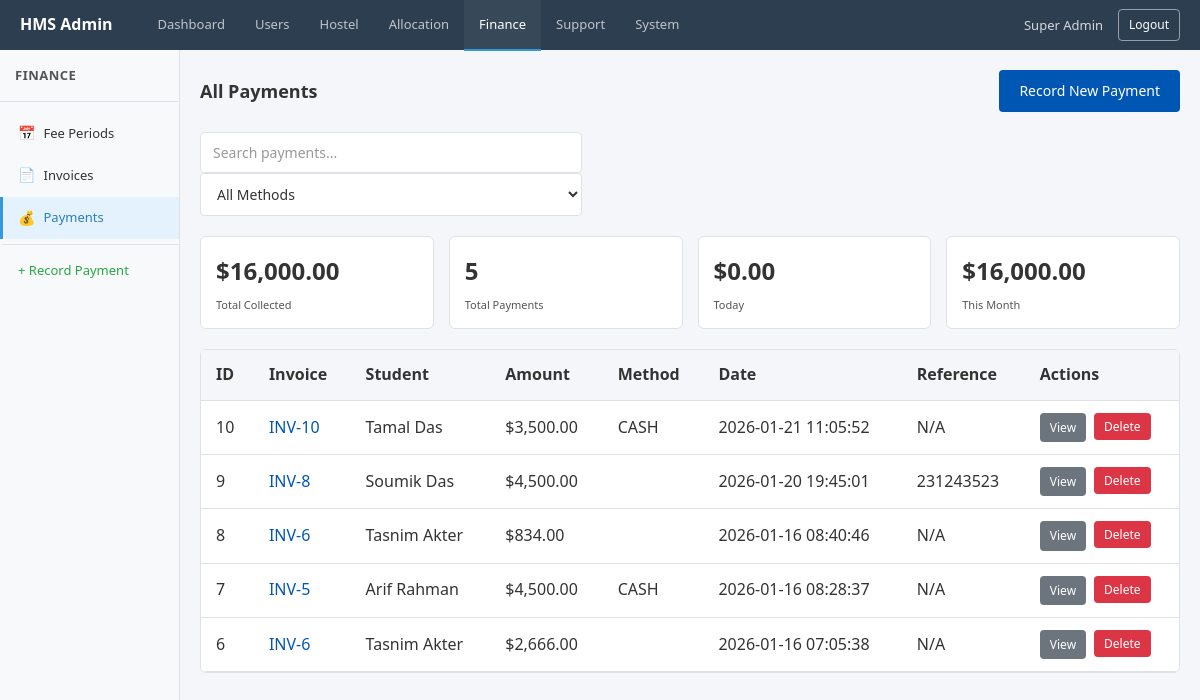
Page /index.php?page=admin_payments (signed in) on the committed database.
### tables this page shows
CREATE TABLE `payments` (
  `id` bigint UNSIGNED NOT NULL,
  `invoice_id` bigint UNSIGNED NOT NULL,
  `amount_paid` decimal(10,2) NOT NULL,
  `method` enum('CASH','BKASH','BANK','OTHER') NOT NULL,
  `reference_no` varchar(120) DEFAULT NULL,
  `recorded_by_user_id` bigint UNSIGNED NOT NULL,
  `paid_at` datetime NOT NULL DEFAULT CURRENT_TIMESTAMP
);

CREATE TABLE `users` (
  `id` bigint UNSIGNED NOT NULL,
  `name` varchar(100) NOT NULL,
  `email` varchar(191) NOT NULL,
  `phone` varchar(30) DEFAULT NULL,
  `password_hash` varchar(255) NOT NULL,
  `status` enum('ACTIVE','INACTIVE','LOCKED') NOT NULL DEFAULT 'ACTIVE',
  `created_at` datetime NOT NULL DEFAULT CURRENT_TIMESTAMP,
  `updated_at` datetime NOT NULL DEFAULT CURRENT_TIMESTAMP ON UPDATE CURRENT_TIMESTAMP,
  `last_login_at` datetime DEFAULT NULL
);

### app/Controllers/Admin/AdminPaymentController.php (called while the page is built, shortened)
<?php
require_once __DIR__ . '/../../Models/AdminModel.php';
$action = isset($_GET['action']) ? $_GET['action'] : 'payments';
$data = [];
if ($action === 'add') {
    $pageTitle = 'Record Payment';
    $data['invoices'] = getAllInvoices();
} elseif ($action === 'view') {
    $id = (int)$_GET['id'];
    $data['payment'] = getPaymentById($id);
    $pageTitle = 'View Payment';
} else {
    $data['payments'] = getAllPayments();
    $data['stats'] = getPaymentStats();
}
require_once __DIR__ . '/../../Views/Admin/PaymentView.php';

### app/Models/AdminModel.php (called while the page is built, shortened)
<?php
function getAllPayments() {
    $conn = dbConnect();
    $sql = "SELECT p.*, si.amount_due, u.name as student_name, r.name as recorder_name
            FROM payments p
            JOIN student_invoices si ON p.invoice_id = si.id
            JOIN users u ON si.student_user_id = u.id
            JOIN users r ON p.recorded_by_user_id = r.id
            ORDER BY p.id DESC";
    $result = mysqli_query($conn, $sql);
    $payments = mysqli_fetch_all($result, MYSQLI_ASSOC);
    return $payments;
}
function getPaymentStats() {
    $conn = dbConnect();
    $sql = "SELECT COALESCE(SUM(amount_paid), 0) as total_collected, COUNT(*) as total_payments FROM payments";
    $result = mysqli_query($conn, $sql);
    $totals = mysqli_fetch_assoc($result);
    $sql = "SELECT COALESCE(SUM(amount_paid), 0) as today_collected FROM payments WHERE DATE(paid_at) = CURDATE()";
    $result = mysqli_query($conn, $sql);
    $today = mysqli_fetch_assoc($result);
    $sql = "SELECT COALESCE(SUM(amount_paid), 0) as this_month FROM payments WHERE YEAR(paid_at) = YEAR(CURDATE()) AND MONTH(paid_at) = MONTH(CURDATE())";
    $result = mysqli_query($conn, $sql);
    $month = mysqli_fetch_assoc($result);
    return [
        'total_collected' => (float)$totals['total_collected'],
        'total_payments' => (int)$totals['total_payments'],
        'today_collected' => (float)$today['today_collected'],
        'this_month' => (float)$month['this_month']
    ];
}

### app/Views/Admin/PaymentView.php (the view, shortened to what this page needs)
<!DOCTYPE html>
<html lang="en">
<head>
    <link rel="stylesheet" href="public/assets/css/style.css">
    <link rel="stylesheet" href="app/Views/Admin/css/admin.css">
    <link rel="stylesheet" href="app/Views/Admin/css/common.css">
</head>
<body>
    <?php include __DIR__ . '/partials/header.php'; ?>
    <div class="admin-layout">
        <?php include __DIR__ . '/partials/sidebar.php'; ?>
        <main class="admin-main">
            <div class="admin-content">
                <?php if ($action === 'add'): ?>
                    <div class="breadcrumb">
                        <a href="index.php?page=admin_payments">Payments</a>
                        <span>/</span>
                        <span class="current">Record New Payment</span>
                    </div>
                    <div class="form-card">
                        <h3>Record Payment</h3>
                        <form action="index.php?page=admin_payments" method="POST" id="paymentForm">
                            <input type="hidden" name="form_action" value="record_payment">
                            <div class="form-group">
                                <label for="invoice_id">Invoice <span class="required">*</span></label>
                                <select id="invoice_id" name="invoice_id" class="form-control" required>
                                    <option value="" data-due="0" data-paid="0">Select Invoice</option>
                                    <?php if (!empty($data['invoices'])): ?>
                                        <?php foreach ($data['invoices'] as $invoice):
                                            $amountDue = (float)($invoice['amount_due'] ?? 0);
                                            $paidAmount = (float)($invoice['paid_amount'] ?? 0);
                                            $balance = $amountDue - $paidAmount;
                                            if ($invoice['status'] === 'PAID') continue;
                                        ?>
                                            <option value="<?php echo (int)$invoice['id']; ?>"
                                                    data-due="<?php echo $amountDue; ?>"
                                                    data-paid="<?php echo $paidAmount; ?>"
                                                    data-balance="<?php echo $balance; ?>"
                                                    <?php echo (isset($_GET['invoice_id']) && $_GET['invoice_id'] == $invoice['id']) ? 'selected' : ''; ?>>
                                                INV-<?php echo $invoice['id']; ?> -
                                                <?php echo htmlspecialchars($invoice['student_name']); ?>
                                                <?php if (!empty($invoice['student_id_number'])): ?>
                                                    (<?php echo htmlspecialchars($invoice['student_id_number']); ?>)
                                                <?php endif; ?>
                                                - Due: $<?php echo number_format($amountDue, 2); ?>
                                                | Balance: $<?php echo number_format($balance, 2); ?>
                                                [<?php echo htmlspecialchars($invoice['status'] ?? ''); ?>]
                                            </option>
                                        <?php endforeach; ?>
                                    <?php endif; ?>
                                </select>
                                <span class="form-hint">Only unpaid and partially paid invoices are shown</span>
                            </div>
                            <div id="invoiceSummary" class="alert alert-info" style="display: none; margin-bottom: 15px;">
                                <strong>Invoice Summary:</strong><br>
                                Total Due: $<span id="summaryDue">0.00</span> |
                                Already Paid: $<span id="summaryPaid">0.00</span> |
                                <strong>Balance: $<span id="summaryBalance">0.00</span></strong>
                            </div>
                            <div class="form-group">
                                <label>Payment Type <span class="required">*</span></label>
                                <div class="radio-group" style="display: flex; gap: 20px; margin-top: 5px;">
                                    <label style="display: flex; align-items: center; gap: 5px; cursor: pointer;">
                                        <input type="radio" name="payment_type" value="full" id="paymentTypeFull" checked>
                                        <span>Full Payment (Pay Remaining Balance)</span>
                                    </label>
                                    <label style="display: flex; align-items: center; gap: 5px; cursor: pointer;">
                                        <input type="radio" name="payment_type" value="partial" id="paymentTypePartial">
                                        <span>Partial Payment</span>
                                    </label>
                                </div>
                            </div>
                            <div class="form-row">
                                <div class="form-group">
                                    <label for="amount_paid">Amount <span class="required">*</span></label>
                                    <input type="number" id="amount_paid" name="amount_paid" class="form-control" required step="0.01" min="0.01" readonly>
                                    <span class="form-hint" id="amountHint">Select an invoice first</span>
                                </div>
                                <div class="form-group">
                                    <label for="payment_date">Payment Date</label>
                                    <input type="date" id="payment_date" name="payment_date" class="form-control" value="<?php echo date('Y-m-d'); ?>">
                                </div>
                            </div>
                            <div class="form-row">
                                <div class="form-group">
                                    <label for="method">Payment Method <span class="required">*</span></label>
                                    <select id="method" name="method" class="form-control" required>
                                        <option value="">Select Method</option>
                                        <option value="CASH">Cash</option>
                                        <option value="BANK_TRANSFER">Bank Transfer</option>
                                        <option value="CARD">Card</option>
                                        <option value="CHEQUE">Cheque</option>
                                        <option value="ONLINE">Online Payment</option>
                                    </select>
                                </div>
                                <div class="form-group">
                                    <label for="reference_no">Reference Number</label>
                                    <input type="text" id="reference_no" name="reference_no" class="form-control" placeholder="Transaction/Receipt No.">
                                </div>
                            </div>
                            <div class="form-group">
                                <label for="remarks">Remarks</label>
                                <textarea id="remarks" name="remarks" class="form-control" rows="3"></textarea>
                            </div>
                            <div class="form-actions">
                                <button type="submit" class="btn btn-primary" id="submitBtn" disabled>Record Payment</button>
                                <a href="index.php?page=admin_payments" class="btn btn-secondary">Cancel</a>
                            </div>
                        </form>
                    </div>
                <?php else: ?>
                    <div class="page-header">
                        <h2>All Payments</h2>
                        <a href="index.php?page=admin_payments&action=add" class="btn btn-primary">Record New Payment</a>
                    </div>
                    <div class="filter-bar">
                        <div class="filter-form">
                            <input type="text" id="paymentSearch" class="form-control" placeholder="Search payments..." data-table-search="paymentsTable">
                            <select id="methodFilter" class="form-control" data-filter-table="paymentsTable" data-filter-column="4">
                                <option value="">All Methods</option>
                            </select>
                        </div>
                    </div>
                    <div class="stats-grid" style="margin-bottom: 20px;">
                        <div class="stat-card">
                            <div class="stat-value">$<?php echo number_format((float)($data['stats']['total_collected'] ?? 0), 2); ?></div>
                            <div class="stat-label">Total Collected</div>
                        </div>
                        <div class="stat-card">
                            <div class="stat-value"><?php echo (int)($data['stats']['total_payments'] ?? 0); ?></div>
                            <div class="stat-label">Total Payments</div>
                        </div>
                        <div class="stat-card">
                            <div class="stat-value">$<?php echo number_format((float)($data['stats']['today_collected'] ?? 0), 2); ?></div>
                            <div class="stat-label">Today</div>
                        </div>
                        <div class="stat-card">
                            <div class="stat-value">$<?php echo number_format((float)($data['stats']['this_month'] ?? 0), 2); ?></div>
                            <div class="stat-label">This Month</div>
                        </div>
                    </div>
                    <div class="table-card">
                        <div class="table-responsive">
                            <table class="table" id="paymentsTable">
                                <thead>
                                    <tr>
                                        <th>ID</th>
                                        <th>Invoice</th>
                                        <th>Student</th>
                                        <th>Amount</th>
                                        <th>Method</th>
                                        <th>Date</th>
                                        <th>Reference</th>
                                        <th>Actions</th>
                                    </tr>
                                </thead>
                                <tbody>
                                    <?php if (!empty($data['payments'])): ?>
                                        <?php foreach ($data['payments'] as $payment): ?>
                                            <tr data-id="<?php echo (int)$payment['id']; ?>">
                                                <td><?php echo (int)$payment['id']; ?></td>
                                                <td>
                                                    <a href="index.php?page=admin_invoices&action=view&id=<?php echo (int)$payment['invoice_id']; ?>">
                                                        <?php echo htmlspecialchars($payment['invoice_no'] ?? 'INV-' . $payment['invoice_id']); ?>
                                                    </a>
                                                </td>
                                                <td><?php echo htmlspecialchars($payment['student_name'] ?? ''); ?></td>
                                                <td>$<?php echo number_format((float)($payment['amount_paid'] ?? 0), 2); ?></td>
                                                <td><?php echo htmlspecialchars($payment['method'] ?? ''); ?></td>
                                                <td><?php echo htmlspecialchars($payment['paid_at'] ?? ''); ?></td>
                                                <td><?php echo htmlspecialchars($payment['reference_no'] ?? 'N/A'); ?></td>
                                                <td>
                                                    <div class="action-btns">
                                                        <a href="index.php?page=admin_payments&action=view&id=<?php echo (int)$payment['id']; ?>" class="btn btn-sm btn-secondary">View</a>
                                                        <form method="POST" action="index.php?page=admin_payments" style="display:inline;" onsubmit="return confirm('Are you sure you want to delete this payment?');">
                                                            <button type="submit" class="btn btn-sm btn-danger">Delete</button>
                                                        </form>
                                                    </div>
                                                </td>
                                            </tr>
                                        <?php endforeach; ?>
                                    <?php else: ?>
                                        <tr>
                                            <td colspan="8" class="empty-state">No payments found</td>
                                        </tr>
                                    <?php endif; ?>
                                </tbody>
                            </table>
                        </div>
                    </div>
                <?php endif; ?>
            </div>
        </main>
    </div>
</body>
</html>

### rows in the picture
payments: id "10", invoice "INV-10", users.name "Tamal Das", amount_paid "3,500.00", method "CASH", paid_at "2026-01-21 11:05:52", reference_no "N/A"
payments: id "9", invoice "INV-8", users.name "Soumik Das", amount_paid "4,500.00", paid_at "2026-01-20 19:45:01", reference_no "231243523"
payments: id "8", invoice "INV-6", users.name "Tasnim Akter", amount_paid "834.00", paid_at "2026-01-16 08:40:46", reference_no "N/A"
payments: id "7", invoice "INV-5", users.name "Arif Rahman", amount_paid "4,500.00", method "CASH", paid_at "2026-01-16 08:28:37", reference_no "N/A"
payments: id "6", invoice "INV-6", users.name "Tasnim Akter", amount_paid "2,666.00", paid_at "2026-01-16 07:05:38", reference_no "N/A"

### other values in the picture
$_SESSION['user_name'] "Super Admin"
$sidebarTitle "FINANCE"
$link['icon'] "📅"
$link['label'] "Fee Periods"
$link['icon'] "📄"
$link['label'] "Invoices"
$link['icon'] "💰"
$link['label'] "Payments"
$link['label'] "+ Record Payment"
$data['stats']['total_collected'] "16,000.00"
$data['stats']['total_payments'] "5"
$data['stats']['today_collected'] "0.00"
$data['stats']['this_month'] "16,000.00"
